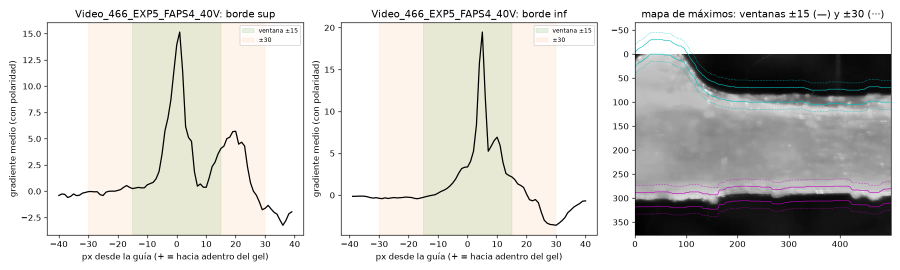
#> input picture data/_mediciones_fases/b1_gradiente_466/b1_Video_466_EXP5_FAPS4_40V.png, 1800 x 540 px (shown at 1/2 size)
$ python medir.py ../b1_gradiente_466/b1_Video_466_EXP5_FAPS4_40V.png
#> lines starting #> are read from the running program, lines starting #| are printed output that depends on the picture
"""Orientación del gel (2026-10-15, videos de Andrés: gel vertical).
Mide, sobre el mapa de máximos, si los bordes del gel son horizontales o
verticales. Medida: perfil promedio a lo largo de cada eje; un gel horizontal da
un perfil con escalones fuertes en y (promediando en x) y casi plano en x.
  cociente = variación del perfil en y / variación del perfil en x
  > 1: gel horizontal (como siempre); < 1: vertical.
Se prueba en los 11 videos (deben dar > 1), en los mismos girados 90° (< 1) y
en la captura de un video de Andrés (vertical).

    python data/_mediciones_fases/orientacion/medir.py [captura.png]
"""
from __future__ import annotations
import sys
from pathlib import Path
import cv2
import numpy as np
RAIZ = Path(__file__).resolve().parents[3]
sys.path.insert(0, str(RAIZ)); sys.path.insert(0, str(RAIZ / "tests"))
from src import io_utils  # noqa: E402
from referencia import VIDEOS, CRUDOS  # noqa: E402


def cociente(img):
    g = img.astype(float)
    py = g.mean(axis=1)            # perfil a lo largo de y (promedio de cada fila)
    px = g.mean(axis=0)            # perfil a lo largo de x
    vy = np.percentile(py, 95) - np.percentile(py, 5)
    vx = np.percentile(px, 95) - np.percentile(px, 5)
    return vy / max(vx, 1e-9)


filas = []
for carpeta, (video, _, _) in VIDEOS.items():
    p = CRUDOS / video
    if not p.is_file():
        continue
    _, mp = io_utils.read_pts_and_max_projection(p, stride=5)
    c = cociente(mp); cr = cociente(cv2.rotate(mp, cv2.ROTATE_90_CLOCKWISE))
    filas.append((carpeta, c, cr)); print(f"{carpeta:28s} normal {c:7.2f}   girado {cr:6.3f}", flush=True)
for a in sys.argv[1:]:
    img = cv2.imread(a, cv2.IMREAD_GRAYSCALE)
#> img: shape (540, 1800); min 0, max 255, mean 214.7
    print(f"{Path(a).name:28s} tal cual {cociente(img):7.3f}   girado {cociente(cv2.rotate(img, cv2.ROTATE_90_CLOCKWISE)):6.2f}")
#> in cociente, `py = g.mean(axis=1)`: py = 540 values, max 255 at index 0, min 36.56 at index 470, mean 214.7
#> in cociente, `px = g.mean(axis=0)`: px = 1800 values, max 255 at index 0, min 50.1 at index 1270, mean 214.7
#> in cociente, `vy = np.percentile(py, 95) - np.percentile(py, 5)`: vy = 77.86
#> in cociente, `vx = np.percentile(px, 95) - np.percentile(px, 5)`: vx = 110.7
#> in cociente (call 2), `g = img.astype(float)`:
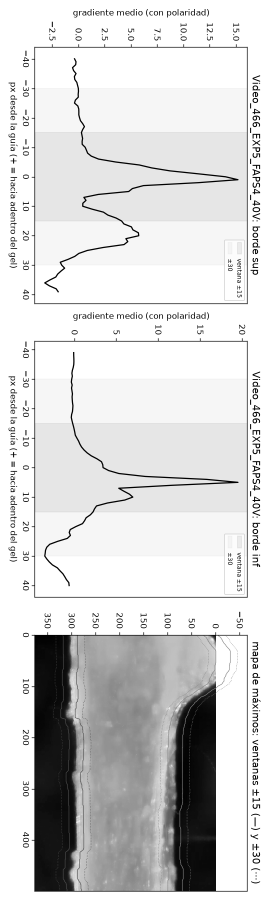
#> g: shape (1800, 540) float64 (shown at 1/2 size); min 0, max 255, mean 214.7
#> in cociente (call 2), `py = g.mean(axis=1)`: py has the same summary as px
#> in cociente (call 2), `px = g.mean(axis=0)`: px = 540 values, max 255 at index 0, min 36.56 at index 69, mean 214.7
#> in cociente (call 2), `vy = np.percentile(py, 95) - np.percentile(py, 5)`: vy = 110.7
#> in cociente (call 2), `vx = np.percentile(px, 95) - np.percentile(px, 5)`: vx = 77.86
#| b1_Video_466_EXP5_FAPS4_40V.png tal cual   0.703   girado   1.42
